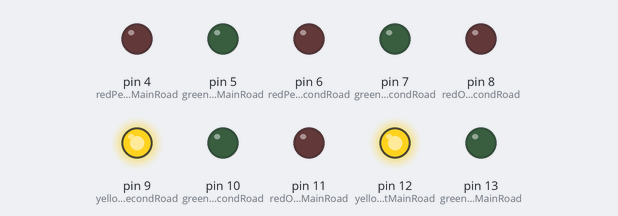
This sketch was run on a simulated Arduino Uno, built with avr-gcc and run on an emulated ATmega328P. Parts: output pins drawn as LEDs (lit = HIGH).

Above: at 0.1 s.
At 4.1 s:
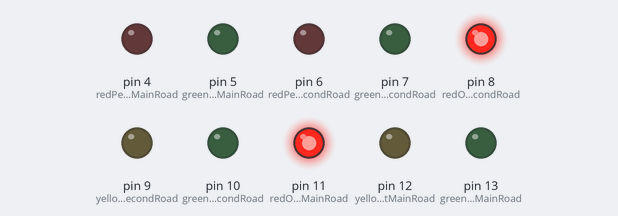
At 17.1 s:
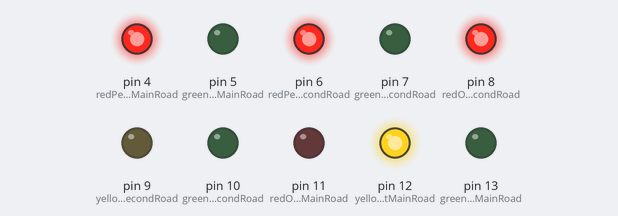
At 20.1 s:
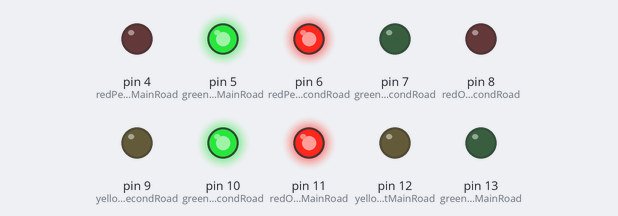
At 28.1 s:
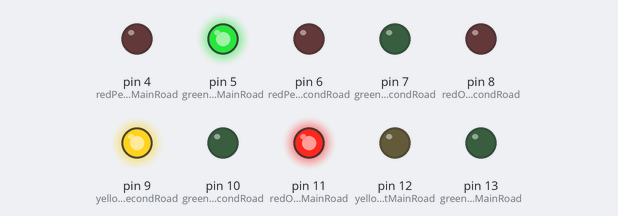
At 31.1 s:
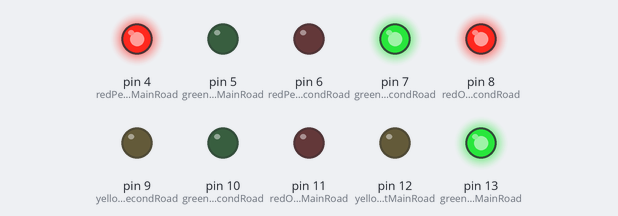
Timing chart, 0 to 40.0 s (numbered marks = the images above):
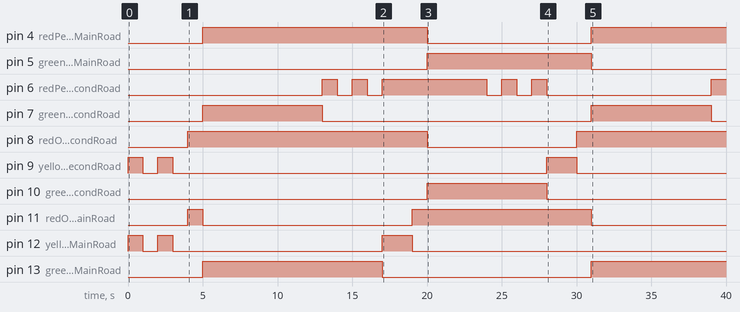

Measured:
- by itself, pin 4 (redPedestrianMainRoad): LOW → HIGH at 5.0 s, → LOW 15.0 s later, → HIGH 11.0 s later
- by itself, pin 5 (greenPedestrianMainRoad): LOW → HIGH at 20.0 s, → LOW 11.0 s later
- by itself, pin 7 (greenPedestrianSecondRoad): alternates HIGH for 8.0 s and LOW for 18.0 s
- by itself, pin 8 (redOutputSecondRoad): LOW → HIGH at 4.0 s, → LOW 16.0 s later, → HIGH 10.0 s later
- by itself, pin 9 (yellowOutputSecondRoad): goes HIGH 1.0 s, LOW 1.0 s, HIGH 1.0 s, LOW 25.0 s, HIGH 2.0 s, then LOW
- by itself, pin 10 (greenOutputSecondRoad): LOW → HIGH at 20.0 s, → LOW 8.0 s later
- by itself, pin 11 (redOutputMainRoad): LOW → HIGH at 4.0 s, → LOW 1.0 s later, → HIGH 14.0 s later, → LOW 12.0 s later
- by itself, pin 12 (yellowOutputMainRoad): goes HIGH 1.0 s, LOW 1.0 s, HIGH 1.0 s, LOW 14.0 s, HIGH 2.0 s, then LOW

The sketch:

traffic.ino
```cpp
// Traffic light contro
//
//
//  Attribute that control all traffic light state
//
// +--------+-----------------------------------------+
// + State  + Status                                  +
// +--------+-----------------------------------------+
// +  00    + Initialize Status                       +
// +  01    + Main Road Traffic Open                  +
// +  02    + Second Road Traffic Open                +
// +  03    + Main Road Traffic Attention             +
// +  04    + Second Road Traffic Attention           +
// +  05    + Traffic Closed - Main Road Will Open    +
// +  06    + Traffic Closed - Second Road Will Open  +
// +  07    + Traffic Attention Both Roads            +
// +        +                                         +
// +--------+-----------------------------------------+
//
//  Attribute that control all pedestrian light state
//
// +--------+-----------------------------------------+
// + State  + Status                                  +
// +--------+-----------------------------------------+
// +  00    + Initialize Status                       +
// +  01    + Main Road Pedestrian Open               +
// +  02    + Main Road Pedestrian Blinking           +
// +  03    + Second Road Pedestrian Open             +
// +  04    + Second Road Pedestrian Blinking         +
// +--------+-----------------------------------------+
//
//
//
//storage variables
boolean blinkOutput = 0;

int trafficLightStatus = 0;
int pedestrianLightStatus = 0;
int count = 0;
int timeCompare = 5;
int initializationTime = 5;

int mainRoadTimeOpen = 12;
int mainRoadTimeTransition = 2;
int mainRoadTimeClose = 8;
int bothRoadTimeClose = 1;

int redPedestrianMainRoad = 4;
int greenPedestrianMainRoad = 5;
int redPedestrianSecondRoad = 6;
int greenPedestrianSecondRoad = 7;

int redOutputSecondRoad = 8;
int yellowOutputSecondRoad = 9;
int greenOutputSecondRoad = 10;
int redOutputMainRoad = 11;
int yellowOutputMainRoad = 12;
int greenOutputMainRoad = 13;

void setup() {

  // Open serial communications and wait for port to open:
  Serial.begin(9600);
  while (!Serial) {
    ; // wait for serial port to connect. Needed for native USB port only
  }

  timeCompare = initializationTime;
  trafficLightStatus = 0;

  //set pins as outputs
  pinMode(redOutputMainRoad, OUTPUT);
  pinMode(yellowOutputMainRoad, OUTPUT);
  pinMode(greenOutputMainRoad, OUTPUT);
  pinMode(redOutputSecondRoad, OUTPUT);
  pinMode(yellowOutputSecondRoad, OUTPUT);
  pinMode(greenOutputSecondRoad, OUTPUT);

  pinMode(redPedestrianMainRoad, OUTPUT);
  pinMode(greenPedestrianMainRoad, OUTPUT);
  pinMode(redPedestrianSecondRoad, OUTPUT);
  pinMode(greenPedestrianSecondRoad, OUTPUT);

  cli();//stop interrupts

  //set timer1 interrupt at 1Hz
  TCCR1A = 0;// set entire TCCR1A register to 0
  TCCR1B = 0;// same for TCCR1B
  TCNT1  = 0;//initialize counter value to 0
  // set compare match register for 1hz increments
  OCR1A = 15624;// = (16*10^6) / (1*1024) - 1 (must be <65536)
  // turn on CTC mode
  TCCR1B |= (1 << WGM12);
  // Set CS12 and CS10 bits for 1024 prescaler
  TCCR1B |= (1 << CS12) | (1 << CS10);
  // enable timer compare interrupt
  TIMSK1 |= (1 << OCIE1A);

  //allow interrupts
  sei();
}

ISR(TIMER1_COMPA_vect){//timer1 interrupt 1Hz toggles pin 13 (LED)
//generates pulse wave of frequency 1Hz/2 = 0.5kHz (takes two cycles for full wave- toggle high then toggle low)

  count += 1;

  if (trafficLightStatus == 1 || trafficLightStatus == 3) {
      if (count >= (mainRoadTimeOpen + mainRoadTimeTransition - 6)) {
        pedestrianLightStatus = 4;
        blinkOutput = !blinkOutput;
      }
  }

  if (trafficLightStatus == 2 || trafficLightStatus == 4) {
      if (count >= (mainRoadTimeClose + mainRoadTimeTransition - 6)) {
        pedestrianLightStatus = 4;
        blinkOutput = !blinkOutput;
      }
  }

  if (trafficLightStatus == 0) {
    if (count >= timeCompare) {
        count = 0;
        trafficLightStatus = 5;
        timeCompare = bothRoadTimeClose;
    } else {
      blinkOutput = !blinkOutput;
      return;
  	}
  }

  if (count >= timeCompare) {
    count = 0;
    if (trafficLightStatus == 5) {
      trafficLightStatus = 1;
      pedestrianLightStatus = 3;
      timeCompare = mainRoadTimeOpen;
      return;
    }

    if (trafficLightStatus == 6) {
      trafficLightStatus = 2;
      pedestrianLightStatus = 1;
      timeCompare = mainRoadTimeClose;
      return;
    }

    if (trafficLightStatus == 1) {
      trafficLightStatus = 3;
      timeCompare = mainRoadTimeTransition;
      return;
    }

    if (trafficLightStatus == 2) {
      trafficLightStatus = 4;
      timeCompare = mainRoadTimeTransition;
      return;
    }

    if (trafficLightStatus == 3) {
      trafficLightStatus = 6;
      timeCompare = bothRoadTimeClose;
      return;
    }

    if (trafficLightStatus == 4) {
      trafficLightStatus = 5;
      timeCompare = bothRoadTimeClose;
      return;
    }
  }
}

void loop() {

  if (trafficLightStatus == 0) {
    digitalWrite(yellowOutputMainRoad, blinkOutput ? HIGH : LOW);
    digitalWrite(yellowOutputSecondRoad, blinkOutput ? HIGH : LOW);
    return;
  }

  if (trafficLightStatus == 1) {
  	digitalWrite(redOutputMainRoad, LOW);
    digitalWrite(yellowOutputMainRoad, LOW);
    digitalWrite(greenOutputMainRoad, HIGH);

    digitalWrite(redOutputSecondRoad, HIGH);
    digitalWrite(yellowOutputSecondRoad, LOW);
    digitalWrite(greenOutputSecondRoad, LOW);
  }

  if (trafficLightStatus == 2) {
    digitalWrite(redOutputMainRoad, HIGH);
    digitalWrite(yellowOutputMainRoad, LOW);
    digitalWrite(greenOutputMainRoad, LOW);

    digitalWrite(redOutputSecondRoad, LOW);
    digitalWrite(yellowOutputSecondRoad, LOW);
    digitalWrite(greenOutputSecondRoad, HIGH);
  }

  if (trafficLightStatus == 3) {
    digitalWrite(redOutputMainRoad, LOW);
    digitalWrite(yellowOutputMainRoad, HIGH);
    digitalWrite(greenOutputMainRoad, LOW);

    digitalWrite(redOutputSecondRoad, HIGH);
    digitalWrite(yellowOutputSecondRoad, LOW);
    digitalWrite(greenOutputSecondRoad, LOW);
  }

  if (trafficLightStatus == 4) {
    digitalWrite(redOutputMainRoad, HIGH);
    digitalWrite(yellowOutputMainRoad, LOW);
    digitalWrite(greenOutputMainRoad, LOW);

    digitalWrite(redOutputSecondRoad, LOW);
    digitalWrite(yellowOutputSecondRoad, HIGH);
    digitalWrite(greenOutputSecondRoad, LOW);
  }

  if (trafficLightStatus == 5 || trafficLightStatus == 6) {
    digitalWrite(redOutputMainRoad, HIGH);
    digitalWrite(yellowOutputMainRoad, LOW);
    digitalWrite(greenOutputMainRoad, LOW);

    digitalWrite(redOutputSecondRoad, HIGH);
    digitalWrite(yellowOutputSecondRoad, LOW);
    digitalWrite(greenOutputSecondRoad, LOW);
  }

  if (pedestrianLightStatus == 1) {
    digitalWrite(redPedestrianMainRoad, LOW);
    digitalWrite(greenPedestrianMainRoad, HIGH);
    digitalWrite(redPedestrianSecondRoad, HIGH);
    digitalWrite(greenPedestrianSecondRoad, LOW);
  }

  if (pedestrianLightStatus == 2) {
    digitalWrite(redPedestrianMainRoad, blinkOutput ? HIGH : LOW);
    digitalWrite(greenPedestrianMainRoad, LOW);
  }

  if (pedestrianLightStatus == 3) {
    digitalWrite(redPedestrianMainRoad, HIGH);
    digitalWrite(greenPedestrianMainRoad, LOW);
    digitalWrite(redPedestrianSecondRoad, LOW);
    digitalWrite(greenPedestrianSecondRoad, HIGH);
  }

  if (pedestrianLightStatus == 4) {
    digitalWrite(redPedestrianSecondRoad, blinkOutput ? HIGH : LOW);
    digitalWrite(greenPedestrianSecondRoad, LOW);
  }

}
```
